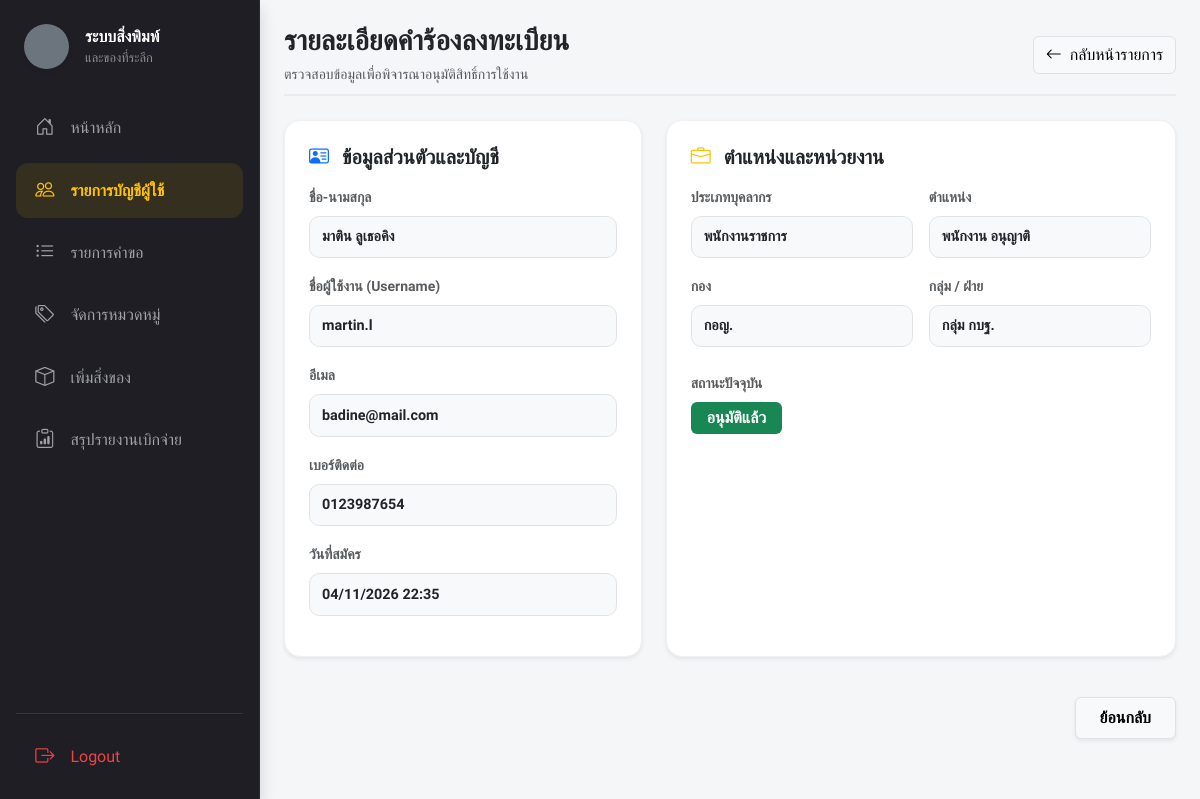
Screenshot of /index.php?page=request_view_user&id=11 (signed in) with the database file from the repository.
### tables this page shows
CREATE TABLE `users` (
  `user_id` int(11) NOT NULL,
  `username` varchar(50) NOT NULL,
  `password` varchar(255) NOT NULL,
  `full_name` varchar(100) DEFAULT NULL,
  `email` varchar(150) DEFAULT NULL,
  `department_id` int(11) DEFAULT NULL,
  `sub_department_id` int(11) DEFAULT NULL,
  `employment_type_id` int(11) DEFAULT NULL,
  `position` varchar(100) DEFAULT NULL,
  `phone_number` varchar(20) DEFAULT NULL,
  `role` varchar(20) DEFAULT 'User',
  `approve_user` int(2) NOT NULL DEFAULT 0,
  `created_at` datetime NOT NULL
);

CREATE TABLE `employment_types` (
  `employment_type_id` int(11) NOT NULL,
  `type_name` varchar(100) NOT NULL
);

CREATE TABLE `departments` (
  `department_id` int(11) NOT NULL,
  `department_name` varchar(100) DEFAULT NULL
);

CREATE TABLE `sub_departments` (
  `sub_department_id` int(11) NOT NULL,
  `department_id` int(11) NOT NULL,
  `sub_department_name` varchar(100) NOT NULL
);

### views/admin/request_view_user.php (the view, shortened to what this page needs)
<?php
$target_user_id = $_GET['id'] ?? null;
$stmt = $pdo->prepare('
    SELECT u.*, d.department_name, sd.sub_department_name, et.type_name
    FROM users u
    LEFT JOIN departments d ON u.department_id = d.department_id
    LEFT JOIN sub_departments sd ON u.sub_department_id = sd.sub_department_id
    LEFT JOIN employment_types et ON u.employment_type_id = et.employment_type_id
    WHERE u.user_id = ?
');
$stmt->execute([$target_user_id]);
$user = $stmt->fetch();
?>
<div class="d-flex justify-content-between align-items-center mb-4 pb-2" style="border-bottom: 2px solid #e9ecef;">
    <div>
        <h3 class="fw-bolder mb-1 text-dark">รายละเอียดคำร้องลงทะเบียน</h3>
        <span class="text-muted small">ตรวจสอบข้อมูลเพื่อพิจารณาอนุมัติสิทธิ์การใช้งาน</span>
    </div>
    <a href="index.php?page=request_register" class="btn btn-light border"><i class="bi bi-arrow-left me-1"></i> กลับหน้ารายการ</a>
</div>
<div class="row g-4">
    <div class="col-lg-5">
        <div class="form-section h-100 bg-white shadow-sm p-4 rounded-4">
            <h5 class="fw-bold mb-3"><i class="bi bi-person-vcard text-primary me-2"></i> ข้อมูลส่วนตัวและบัญชี</h5>
            <div class="mb-3">
                <label class="form-label text-muted small fw-bold">ชื่อ-นามสกุล</label>
                <input class="form-control bg-light fw-semibold text-dark" value="<?= htmlspecialchars($user['full_name'] ?? '-') ?>" readonly>
            </div>
            <div class="mb-3">
                <label class="form-label text-muted small fw-bold">ชื่อผู้ใช้งาน (Username)</label>
                <input class="form-control bg-light fw-semibold text-dark" value="<?= htmlspecialchars($user['username'] ?? '-') ?>" readonly>
            </div>
            <div class="mb-3">
                <label class="form-label text-muted small fw-bold">อีเมล</label>
                <input class="form-control bg-light fw-semibold text-dark" value="<?= htmlspecialchars($user['email'] ?? '-') ?>" readonly>
            </div>
            <div class="mb-3">
                <label class="form-label text-muted small fw-bold">เบอร์ติดต่อ</label>
                <input class="form-control bg-light fw-semibold text-dark" value="<?= htmlspecialchars($user['phone_number'] ?? '-') ?>" readonly>
            </div>
            <div class="mb-3">
                <label class="form-label text-muted small fw-bold">วันที่สมัคร</label>
                <input class="form-control bg-light fw-semibold text-dark" value="<?= date('d/m/Y H:i', strtotime($user['created_at'])) ?>" readonly>
            </div>
        </div>
    </div>
    <div class="col-lg-7">
        <div class="form-section h-100 bg-white shadow-sm p-4 rounded-4">
            <h5 class="fw-bold mb-3"><i class="bi bi-briefcase text-warning me-2"></i> ตำแหน่งและหน่วยงาน</h5>
            <div class="row g-3">
                <div class="col-md-6">
                    <label class="form-label text-muted small fw-bold">ประเภทบุคลากร</label>
                    <input class="form-control bg-light fw-semibold text-dark" value="<?= htmlspecialchars($user['type_name'] ?? '-') ?>" readonly>
                </div>
                <div class="col-md-6">
                    <label class="form-label text-muted small fw-bold">ตำแหน่ง</label>
                    <input class="form-control bg-light fw-semibold text-dark" value="<?= htmlspecialchars($user['position'] ?? '-') ?>" readonly>
                </div>
                <div class="col-md-6">
                    <label class="form-label text-muted small fw-bold">กอง</label>
                    <input class="form-control bg-light fw-semibold text-dark" value="<?= htmlspecialchars($user['department_name'] ?? '-') ?>" readonly>
                </div>
                <div class="col-md-6">
                    <label class="form-label text-muted small fw-bold">กลุ่ม / ฝ่าย</label>
                    <input class="form-control bg-light fw-semibold text-dark" value="<?= htmlspecialchars($user['sub_department_name'] ?? '-') ?>" readonly>
                </div>
                <div class="col-12 mt-4">
                    <label class="form-label text-muted small fw-bold">สถานะปัจจุบัน</label>
                    <div>
                        <?php
                            $statusVal = (int)($user['approve_user'] ?? 0);
                            if ($statusVal === 0) {
                                echo '<span class="badge bg-warning text-dark px-3 py-2 fs-6">รอการพิจารณา</span>';
                            } elseif ($statusVal === 1) {
                                echo '<span class="badge bg-success text-white px-3 py-2 fs-6">อนุมัติแล้ว</span>';
                            } else {
                                echo '<span class="badge bg-danger text-white px-3 py-2 fs-6">ไม่อนุมัติ</span>';
                            }
                        ?>
                    </div>
                </div>
            </div>
        </div>
    </div>
    <div class="col-12 d-flex justify-content-end gap-2 pt-3">
        <a href="index.php?page=request_register" class="btn btn-light border px-4 py-2 fw-bold shadow-sm">ย้อนกลับ</a>
    </div>
</div>

### assets/css/style.css (style rules this page uses)
:root { --portal-ink: #1e1e24; --portal-yellow: #ffc107; --portal-surface: #f8f9fa; }
body { background: var(--portal-surface); }
.auth-form .form-label, .form-section .form-label { color: #343a40; font-size: 0.875rem; font-weight: 600; }
.form-section { padding: 1.5rem; border: 1px solid #eef0f3; border-radius: 1rem; background: #fafbfc; }
.form-section .form-control, .form-section .form-select { min-height: 2.65rem; border-radius: 0.65rem; border: 1px solid #dee2e6; background-color: #fff; font-size: 0.9rem; }

### includes/header.php (style rules this page uses)
body, .container-fluid, .card, .btn, table, input, select { font-family: 'Prompt', sans-serif !important; }
::placeholder { color: #6c757d !important; opacity: 1 !important; }

### rows the page displays
users: full_name "มาติน ลูเธอคิง", username "martin.l", email "badine@mail.com", phone_number "0123987654", created_at "04/11/2026 22:35", employment_type.type_name "พนักงานราชการ", position "พนักงาน อนุญาติ", department.department_name "กอญ.", sub_department.sub_department_name "กลุ่ม กบฐ."
